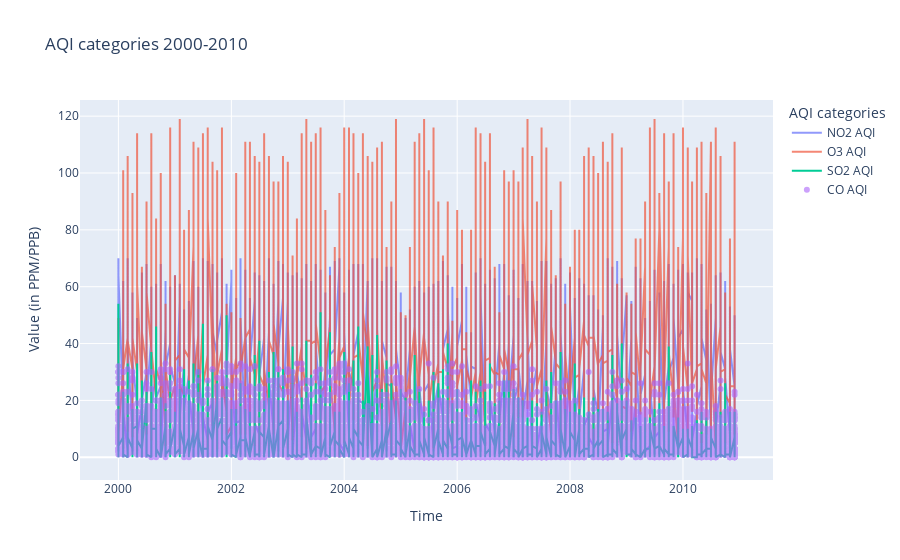

Source (notebook cell):
### Markdown cell above
b) Interactive scatter plot with several monthly records for each AQI category

### Code cell
# All four AQI categories over time
fig = go.Figure()
fig.add_trace(go.Scatter(x=CA_10per['Year_Month'], y=CA_10per['NO2 AQI'],
                    mode='lines', name='NO2 AQI', opacity=0.7))
fig.add_trace(go.Scatter(x=CA_10per['Year_Month'], y=CA_10per['O3 AQI'],
                    mode='lines', name='O3 AQI', opacity=0.7))
fig.add_trace(go.Scatter(x=CA_10per['Year_Month'], y=CA_10per['SO2 AQI'],
                    mode='lines', name='SO2 AQI', opacity=1.0))
fig.add_trace(go.Scatter(x=CA_10per['Year_Month'], y=CA_10per['CO AQI'],
                    mode='markers', name='CO AQI', opacity=0.6))
fig.update_layout(legend_title_text = "AQI categories",
                  title='AQI categories 2000-2010')
fig.update_yaxes(title_text="Value (in PPM/PPB)")
fig.update_xaxes(title_text="Time")
fig.show()

### Figure 1 — Plotly figure (JSON) as saved in the notebook; plotly's stock layout.template omitted (floating-point values rounded to 4 significant figures; data arrays with more than 128 entries replaced by an {"elided": "..."} marker saying what was removed)
{"data": [{"mode": "lines", "name": "NO2 AQI", "opacity": 0.7, "type": "scatter", "x": {"elided": "9529 str values"}, "y": {"elided": "9529 int values"}}, {"mode": "lines", "name": "O3 AQI", "opacity": 0.7, "type": "scatter", "x": {"elided": "9529 str values"}, "y": {"elided": "9529 int values"}}, {"mode": "lines", "name": "SO2 AQI", "opacity": 1, "type": "scatter", "x": {"elided": "9529 str values"}, "y": {"elided": "9529 int values"}}, {"mode": "markers", "name": "CO AQI", "opacity": 0.6, "type": "scatter", "x": {"elided": "9529 str values"}, "y": {"elided": "9529 int values"}}], "layout": {"legend": {"title": {"text": "AQI categories"}}, "title": {"text": "AQI categories 2000-2010"}, "xaxis": {"title": {"text": "Time"}}, "yaxis": {"title": {"text": "Value (in PPM/PPB)"}}}}
